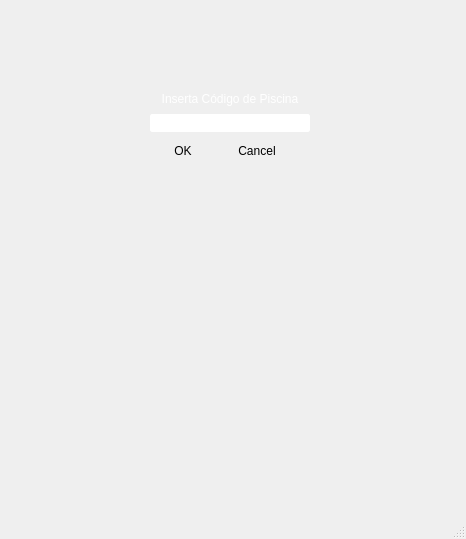
<?xml version="1.0" encoding="UTF-8"?>
<ui version="4.0">
 <class>MainWindow</class>
 <widget class="QMainWindow" name="MainWindow">
  <property name="geometry">
   <rect>
    <x>0</x>
    <y>0</y>
    <width>466</width>
    <height>539</height>
   </rect>
  </property>
  <property name="windowTitle">
   <string>MainWindow</string>
  </property>
  <property name="styleSheet">
   <string notr="true">background-color: &quot;#60ACE9&quot;;
</string>
  </property>
  <widget class="QWidget" name="centralwidget">
   <widget class="QLabel" name="label">
    <property name="geometry">
     <rect>
      <x>130</x>
      <y>170</y>
      <width>211</width>
      <height>211</height>
     </rect>
    </property>
    <property name="text">
     <string>&lt;html&gt;&lt;head/&gt;&lt;body&gt;&lt;p&gt;&lt;img src=&quot;:/Logo/Logo.png&quot;width=&quot;200&quot; height=&quot;200&quot;/&gt;&lt;/p&gt;&lt;/body&gt;&lt;/html&gt;</string>
    </property>
   </widget>
   <widget class="QWidget" name="verticalLayoutWidget">
    <property name="geometry">
     <rect>
      <x>150</x>
      <y>90</y>
      <width>160</width>
      <height>42</height>
     </rect>
    </property>
    <layout class="QVBoxLayout" name="verticalLayout">
     <item>
      <widget class="QLabel" name="label_2">
       <property name="styleSheet">
        <string notr="true">color: white; 
font: 9pt &quot;Candara&quot;;</string>
       </property>
       <property name="text">
        <string>Inserta Código de Piscina</string>
       </property>
       <property name="alignment">
        <set>Qt::AlignCenter</set>
       </property>
      </widget>
     </item>
     <item>
      <widget class="QLineEdit" name="lineEdit">
       <property name="styleSheet">
        <string notr="true">border-radius: 2px; 
border: 1px solid white; </string>
       </property>
      </widget>
     </item>
    </layout>
   </widget>
   <widget class="QDialogButtonBox" name="buttonBox">
    <property name="geometry">
     <rect>
      <x>140</x>
      <y>140</y>
      <width>156</width>
      <height>23</height>
     </rect>
    </property>
    <property name="styleSheet">
     <string notr="true">border-radius: 5px; 
background-color: &quot;#E0E0E0&quot;; 
font: 9pt &quot;Candara&quot;;
padding: 0px 20px 0px 20px; </string>
    </property>
    <property name="standardButtons">
     <set>QDialogButtonBox::Cancel|QDialogButtonBox::Ok</set>
    </property>
   </widget>
  </widget>
  <widget class="QMenuBar" name="menubar">
   <property name="geometry">
    <rect>
     <x>0</x>
     <y>0</y>
     <width>466</width>
     <height>21</height>
    </rect>
   </property>
  </widget>
  <widget class="QStatusBar" name="statusbar"/>
 </widget>
 <resources>
  <include location="../Others/Resources.qrc"/>
 </resources>
 <connections/>
</ui>
